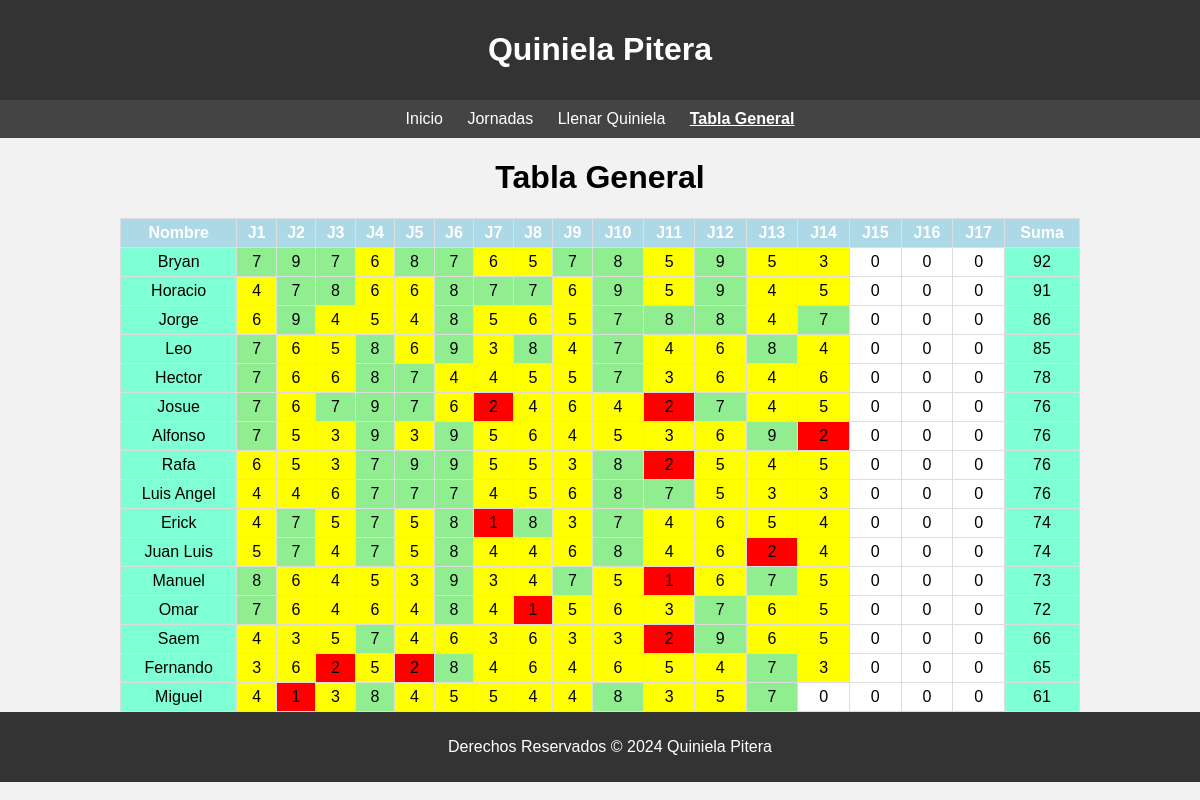
Screenshot of /tabla_general/ with the database file from the repository.
### tabla_general/models.py (models this page shows, shortened)
class Jornadas(models.Model):
    nombre = models.CharField(max_length=25)
    j1 = models.IntegerField(default = 0)
    j2 = models.IntegerField(default = 0)
    j3 = models.IntegerField(default = 0)
    j4 = models.IntegerField(default = 0)
    j5 = models.IntegerField(default = 0)
    j6 = models.IntegerField(default = 0)
    j7 = models.IntegerField(default = 0)
    j8 = models.IntegerField(default = 0)
    j9 = models.IntegerField(default = 0)
    j10 = models.IntegerField(default = 0)
    j11 = models.IntegerField(default = 0)
    j12 = models.IntegerField(default = 0)
    j13 = models.IntegerField(default = 0)
    j14 = models.IntegerField(default = 0)
    j15 = models.IntegerField(default = 0)
    j16 = models.IntegerField(default = 0)
    j17 = models.IntegerField(default = 0)
    suma_j = models.IntegerField(blank=True, null=True)
    suma_j_c = models.IntegerField(blank=True, null=True)
    class Meta:
        verbose_name = 'Jornada'
        verbose_name_plural = 'Jornadas'

### tabla_general/views.py (the view)
# urls.py: path('tabla_general/', include('tabla_general.urls')),
def tabla_general(request):
    jornadas = Jornadas.objects.all().order_by('-suma_j', '-suma_j_c')
    return render(request, 'tabla_general/tabla_general.html', {'jornadas': jornadas, 'page':'tabla_general'})

### tabla_general/templates/tabla_general/tabla_general.html (shortened to what this page needs)
{% extends "principal/base.html" %}
{% block content %}
<h1>Tabla General</h1>
    <table>
            <tr>
                <th>Nombre</th>
                <th>J1</th>
                <th>J2</th>
                <th>J3</th>
                <th>J4</th>
                <th>J5</th>
                <th>J6</th>
                <th>J7</th>
                <th>J8</th>
                <th>J9</th>
                <th>J10</th>
                <th>J11</th>
                <th>J12</th>
                <th>J13</th>
                <th>J14</th>
                <th>J15</th>
                <th>J16</th>
                <th>J17</th>
                <th>Suma</th>
            </tr>
            {% for jornada in jornadas %}
            <tr>
                <td style="background-color: aquamarine;">{{ jornada.nombre }}</td>
                <td style="background-color: {% if jornada.j1 > 0 and jornada.j1 <= 2 %}red{% elif jornada.j1 == 0 %}white{% elif jornada.j1 >= 3 and jornada.j1 <= 6 %}yellow{% elif jornada.j1 >= 7 and jornada.j1 <= 9 %}lightgreen{% else %}darkgreen{% endif %}">{{ jornada.j1 }}</td>
                <td style="background-color: {% if jornada.j2 > 0 and jornada.j2 <= 2 %}red{% elif jornada.j2 == 0 %}white{% elif jornada.j2 >= 3 and jornada.j2 <= 6 %}yellow{% elif jornada.j2 >= 7 and jornada.j2 <= 9 %}lightgreen{% else %}darkgreen{% endif %}">{{ jornada.j2 }}</td>
                <td style="background-color: {% if jornada.j3 > 0 and jornada.j3 <= 2 %}red{% elif jornada.j3 == 0 %}white{% elif jornada.j3 >= 3 and jornada.j3 <= 6 %}yellow{% elif jornada.j3 >= 7 and jornada.j3 <= 9 %}lightgreen{% else %}darkgreen{% endif %}">{{ jornada.j3 }}</td>
                <td style="background-color: {% if jornada.j4 > 0 and jornada.j4 <= 2 %}red{% elif jornada.j4 == 0 %}white{% elif jornada.j4 >= 3 and jornada.j4 <= 6 %}yellow{% elif jornada.j4 >= 7 and jornada.j4 <= 9 %}lightgreen{% else %}darkgreen{% endif %}">{{ jornada.j4 }}</td>
                <td style="background-color: {% if jornada.j5 > 0 and jornada.j5 <= 2 %}red{% elif jornada.j5 == 0 %}white{% elif jornada.j5 >= 3 and jornada.j5 <= 6 %}yellow{% elif jornada.j5 >= 7 and jornada.j5 <= 9 %}lightgreen{% else %}darkgreen{% endif %}">{{ jornada.j5 }}</td>
                <td style="background-color: {% if jornada.j6 > 0 and jornada.j6 <= 2 %}red{% elif jornada.j6 == 0 %}white{% elif jornada.j6 >= 3 and jornada.j6 <= 6 %}yellow{% elif jornada.j6 >= 7 and jornada.j6 <= 9 %}lightgreen{% else %}darkgreen{% endif %}">{{ jornada.j6 }}</td>
                <td style="background-color: {% if jornada.j7 > 0 and jornada.j7 <= 2 %}red{% elif jornada.j7 == 0 %}white{% elif jornada.j7 >= 3 and jornada.j7 <= 6 %}yellow{% elif jornada.j7 >= 7 and jornada.j7 <= 9 %}lightgreen{% else %}darkgreen{% endif %}">{{ jornada.j7 }}</td>
                <td style="background-color: {% if jornada.j8 > 0 and jornada.j8 <= 2 %}red{% elif jornada.j8 == 0 %}white{% elif jornada.j8 >= 3 and jornada.j8 <= 6 %}yellow{% elif jornada.j8 >= 7 and jornada.j8 <= 9 %}lightgreen{% else %}darkgreen{% endif %}">{{ jornada.j8 }}</td>
                <td style="background-color: {% if jornada.j9 > 0 and jornada.j9 <= 2 %}red{% elif jornada.j9 == 0 %}white{% elif jornada.j9 >= 3 and jornada.j9 <= 6 %}yellow{% elif jornada.j9 >= 7 and jornada.j9 <= 9 %}lightgreen{% else %}darkgreen{% endif %}">{{ jornada.j9 }}</td>
                <td style="background-color: {% if jornada.j10 > 0 and jornada.j10 <= 2 %}red{% elif jornada.j10 == 0 %}white{% elif jornada.j10 >= 3 and jornada.j10 <= 6 %}yellow{% elif jornada.j10 >= 7 and jornada.j10 <= 9 %}lightgreen{% else %}darkgreen{% endif %}">{{ jornada.j10 }}</td>
                <td style="background-color: {% if jornada.j11 > 0 and jornada.j11 <= 2 %}red{% elif jornada.j11 == 0 %}white{% elif jornada.j11 >= 3 and jornada.j11 <= 6 %}yellow{% elif jornada.j11 >= 7 and jornada.j11 <= 9 %}lightgreen{% else %}darkgreen{% endif %}">{{ jornada.j11 }}</td>
                <td style="background-color: {% if jornada.j12 > 0 and jornada.j12 <= 2 %}red{% elif jornada.j12 == 0 %}white{% elif jornada.j12 >= 3 and jornada.j12 <= 6 %}yellow{% elif jornada.j12 >= 7 and jornada.j12 <= 9 %}lightgreen{% else %}darkgreen{% endif %}">{{ jornada.j12 }}</td>
                <td style="background-color: {% if jornada.j13 > 0 and jornada.j13 <= 2 %}red{% elif jornada.j13 == 0 %}white{% elif jornada.j13 >= 3 and jornada.j13 <= 6 %}yellow{% elif jornada.j13 >= 7 and jornada.j13 <= 9 %}lightgreen{% else %}darkgreen{% endif %}">{{ jornada.j13 }}</td>
                <td style="background-color: {% if jornada.j14 > 0 and jornada.j14 <= 2 %}red{% elif jornada.j14 == 0 %}white{% elif jornada.j14 >= 3 and jornada.j14 <= 6 %}yellow{% elif jornada.j14 >= 7 and jornada.j14 <= 9 %}lightgreen{% else %}darkgreen{% endif %}">{{ jornada.j14 }}</td>
                <td style="background-color: {% if jornada.j15 > 0 and jornada.j15 <= 2 %}red{% elif jornada.j15 == 0 %}white{% elif jornada.j15 >= 3 and jornada.j15 <= 6 %}yellow{% elif jornada.j15 >= 7 and jornada.j15 <= 9 %}lightgreen{% else %}darkgreen{% endif %}">{{ jornada.j15 }}</td>
                <td style="background-color: {% if jornada.j16 > 0 and jornada.j16 <= 2 %}red{% elif jornada.j16 == 0 %}white{% elif jornada.j16 >= 3 and jornada.j16 <= 6 %}yellow{% elif jornada.j16 >= 7 and jornada.j16 <= 9 %}lightgreen{% else %}darkgreen{% endif %}">{{ jornada.j16 }}</td>
                <td style="background-color: {% if jornada.j17 > 0 and jornada.j17 <= 2 %}red{% elif jornada.j17 == 0 %}white{% elif jornada.j17 >= 3 and jornada.j17 <= 6 %}yellow{% elif jornada.j17 >= 7 and jornada.j17 <= 9 %}lightgreen{% else %}darkgreen{% endif %}">{{ jornada.j17 }}</td>
                <td style="background-color: aquamarine;">{{jornada.suma_j}}</td>
            </tr>
            {% endfor %}
    </table>
{% endblock %}

### principal/templates/principal/base.html (shortened to what this page needs)
{% load static %}
<!DOCTYPE html>
<html lang="es">
<head>
<link rel="stylesheet" href="{% static 'css/gestion.css' %}">
</head>
<body>
<div class="header">
    <h1>Quiniela Pitera</h1>
</div>
<div class="navigation">
    <a href="{% url 'principal' %}" {% if page == "principal" %} class="my-active-class" {% endif %}>Inicio</a>
    <a href="{% url 'jornadas' %}" {% if page == "jornadas" %} class="my-active-class" {% endif %}>Jornadas</a>
    <a href="{% url 'ingresar_resultado' %}" {% if page == "ingresar_resultado" %} class="my-active-class" {% endif %}>Llenar Quiniela</a>
    <a href="{% url 'tabla_general' %}" {% if page == "tabla_general" %} class="my-active-class" {% endif %}>Tabla General</a>
</div>
<div class="content">
    {% block content %}
    {% endblock %}
</div>
<div class="footer">
    <p>Derechos Reservados &copy; 2024 Quiniela Pitera</p>
</div>
</body>
</html>

### static/css/gestion.css (style rules this page uses)
body { font-family: Arial, sans-serif; margin: 0; padding: 0; background-color: #f2f2f2; }
.header { background-color: #333; color: #fff; padding: 10px; text-align: center; }
.navigation { background-color: #444; padding: 10px; text-align: center; }
.navigation a { color: #fff; text-decoration: none; margin: 0 10px; }
.footer { background-color: #333; color: #fff; padding: 10px; text-align: center; bottom: 0; width: 100%; }
.my-active-class { text-decoration: underline !important; font-weight: bold; }
table { width: 100%; }
td, th { border: 1px solid blue; padding: 8px; text-align: left; font-size: 16px; }

### tabla_general/templates/tabla_general/tabla_general.html (style rules this page uses)
body { font-family: Arial, sans-serif; background-color: #f2f2f2; text-align: center; }
table { border-collapse: collapse; width: 80%; margin: 0 auto; }
th, td { padding: 5px; border: 1px solid #ddd; text-align: center; }
th { background-color: lightblue; color: white; }
tr:nth-child(even) { background-color: #f2f2f2; }

### rows the page displays
Jornadas: nombre "Bryan", j1 "7", j2 "9", j3 "7", j4 "6", j5 "8", j6 "7", j7 "6", j8 "5", j9 "7", j10 "8", j11 "5", j12 "9", j13 "5", j14 "3", j15 "0", j16 "0", j17 "0", suma_j "92"
Jornadas: nombre "Horacio", j1 "4", j2 "7", j3 "8", j4 "6", j5 "6", j6 "8", j7 "7", j8 "7", j9 "6", j10 "9", j11 "5", j12 "9", j13 "4", j14 "5", j15 "0", j16 "0", j17 "0", suma_j "91"
Jornadas: nombre "Jorge", j1 "6", j2 "9", j3 "4", j4 "5", j5 "4", j6 "8", j7 "5", j8 "6", j9 "5", j10 "7", j11 "8", j12 "8", j13 "4", j14 "7", j15 "0", j16 "0", j17 "0", suma_j "86"
Jornadas: nombre "Leo", j1 "7", j2 "6", j3 "5", j4 "8", j5 "6", j6 "9", j7 "3", j8 "8", j9 "4", j10 "7", j11 "4", j12 "6", j13 "8", j14 "4", j15 "0", j16 "0", j17 "0", suma_j "85"
Jornadas: nombre "Hector", j1 "7", j2 "6", j3 "6", j4 "8", j5 "7", j6 "4", j7 "4", j8 "5", j9 "5", j10 "7", j11 "3", j12 "6", j13 "4", j14 "6", j15 "0", j16 "0", j17 "0", suma_j "78"
Jornadas: nombre "Josue", j1 "7", j2 "6", j3 "7", j4 "9", j5 "7", j6 "6", j7 "2", j8 "4", j9 "6", j10 "4", j11 "2", j12 "7", j13 "4", j14 "5", j15 "0", j16 "0", j17 "0", suma_j "76"
Jornadas: nombre "Alfonso", j1 "7", j2 "5", j3 "3", j4 "9", j5 "3", j6 "9", j7 "5", j8 "6", j9 "4", j10 "5", j11 "3", j12 "6", j13 "9", j14 "2", j15 "0", j16 "0", j17 "0", suma_j "76"
Jornadas: nombre "Rafa", j1 "6", j2 "5", j3 "3", j4 "7", j5 "9", j6 "9", j7 "5", j8 "5", j9 "3", j10 "8", j11 "2", j12 "5", j13 "4", j14 "5", j15 "0", j16 "0", j17 "0", suma_j "76"
Jornadas: nombre "Luis Angel", j1 "4", j2 "4", j3 "6", j4 "7", j5 "7", j6 "7", j7 "4", j8 "5", j9 "6", j10 "8", j11 "7", j12 "5", j13 "3", j14 "3", j15 "0", j16 "0", j17 "0", suma_j "76"
Jornadas: nombre "Erick", j1 "4", j2 "7", j3 "5", j4 "7", j5 "5", j6 "8", j7 "1", j8 "8", j9 "3", j10 "7", j11 "4", j12 "6", j13 "5", j14 "4", j15 "0", j16 "0", j17 "0", suma_j "74"
Jornadas: nombre "Juan Luis", j1 "5", j2 "7", j3 "4", j4 "7", j5 "5", j6 "8", j7 "4", j8 "4", j9 "6", j10 "8", j11 "4", j12 "6", j13 "2", j14 "4", j15 "0", j16 "0", j17 "0", suma_j "74"
Jornadas: nombre "Manuel", j1 "8", j2 "6", j3 "4", j4 "5", j5 "3", j6 "9", j7 "3", j8 "4", j9 "7", j10 "5", j11 "1", j12 "6", j13 "7", j14 "5", j15 "0", j16 "0", j17 "0", suma_j "73"
Jornadas: nombre "Omar", j1 "7", j2 "6", j3 "4", j4 "6", j5 "4", j6 "8", j7 "4", j8 "1", j9 "5", j10 "6", j11 "3", j12 "7", j13 "6", j14 "5", j15 "0", j16 "0", j17 "0", suma_j "72"
Jornadas: nombre "Saem", j1 "4", j2 "3", j3 "5", j4 "7", j5 "4", j6 "6", j7 "3", j8 "6", j9 "3", j10 "3", j11 "2", j12 "9", j13 "6", j14 "5", j15 "0", j16 "0", j17 "0", suma_j "66"
Jornadas: nombre "Fernando", j1 "3", j2 "6", j3 "2", j4 "5", j5 "2", j6 "8", j7 "4", j8 "6", j9 "4", j10 "6", j11 "5", j12 "4", j13 "7", j14 "3", j15 "0", j16 "0", j17 "0", suma_j "65"
Jornadas: nombre "Miguel", j1 "4", j2 "1", j3 "3", j4 "8", j5 "4", j6 "5", j7 "5", j8 "4", j9 "4", j10 "8", j11 "3", j12 "5", j13 "7", j14 "0", j15 "0", j16 "0", j17 "0", suma_j "61"
